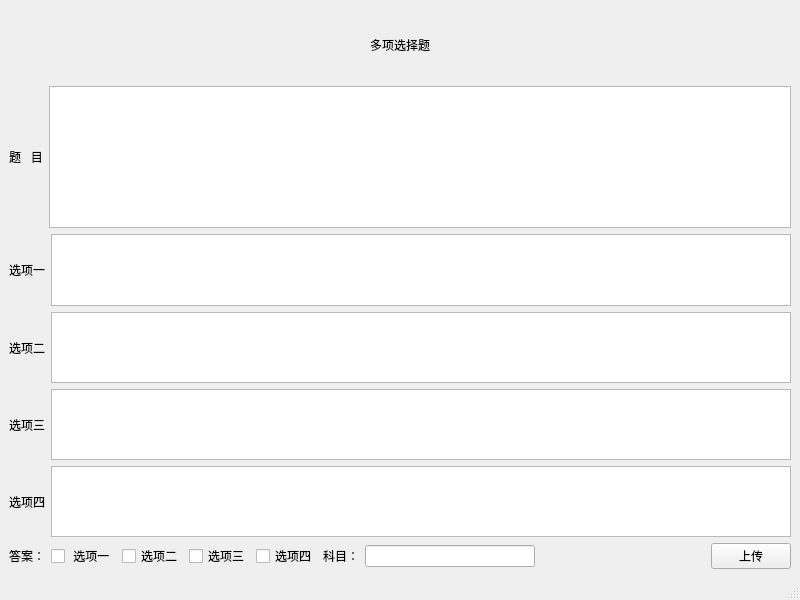
<?xml version="1.0" encoding="UTF-8"?>
<ui version="4.0">
 <class>MulSelectWindow</class>
 <widget class="QMainWindow" name="MulSelectWindow">
  <property name="geometry">
   <rect>
    <x>0</x>
    <y>0</y>
    <width>800</width>
    <height>600</height>
   </rect>
  </property>
  <property name="windowTitle">
   <string>MainWindow</string>
  </property>
  <widget class="QWidget" name="centralwidget">
   <layout class="QGridLayout" name="gridLayout">
    <item row="0" column="0">
     <layout class="QVBoxLayout" name="verticalLayout" stretch="1,2,1,1,1,1,1">
      <item>
       <widget class="QLabel" name="label_7">
        <property name="text">
         <string>多项选择题</string>
        </property>
        <property name="alignment">
         <set>Qt::AlignmentFlag::AlignCenter</set>
        </property>
       </widget>
      </item>
      <item>
       <layout class="QHBoxLayout" name="horizontalLayout_7">
        <item>
         <widget class="QLabel" name="label">
          <property name="text">
           <string>题   目</string>
          </property>
          <property name="alignment">
           <set>Qt::AlignmentFlag::AlignCenter</set>
          </property>
         </widget>
        </item>
        <item>
         <widget class="QTextEdit" name="question_textEdit"/>
        </item>
       </layout>
      </item>
      <item>
       <layout class="QHBoxLayout" name="horizontalLayout">
        <item>
         <widget class="QLabel" name="label_2">
          <property name="text">
           <string>选项一</string>
          </property>
         </widget>
        </item>
        <item>
         <widget class="QTextEdit" name="option1_textEdit"/>
        </item>
       </layout>
      </item>
      <item>
       <layout class="QHBoxLayout" name="horizontalLayout_2">
        <item>
         <widget class="QLabel" name="label_3">
          <property name="text">
           <string>选项二</string>
          </property>
         </widget>
        </item>
        <item>
         <widget class="QTextEdit" name="option2_textEdit_2"/>
        </item>
       </layout>
      </item>
      <item>
       <layout class="QHBoxLayout" name="horizontalLayout_3">
        <item>
         <widget class="QLabel" name="label_4">
          <property name="text">
           <string>选项三</string>
          </property>
         </widget>
        </item>
        <item>
         <widget class="QTextEdit" name="option3_textEdit_3"/>
        </item>
       </layout>
      </item>
      <item>
       <layout class="QHBoxLayout" name="horizontalLayout_4">
        <item>
         <widget class="QLabel" name="label_5">
          <property name="text">
           <string>选项四</string>
          </property>
         </widget>
        </item>
        <item>
         <widget class="QTextEdit" name="option4_textEdit_4"/>
        </item>
       </layout>
      </item>
      <item>
       <layout class="QHBoxLayout" name="horizontalLayout_6">
        <item>
         <layout class="QHBoxLayout" name="horizontalLayout_5">
          <item>
           <widget class="QLabel" name="label_6">
            <property name="text">
             <string>答案：</string>
            </property>
           </widget>
          </item>
          <item>
           <widget class="QCheckBox" name="option1_checkBox">
            <property name="text">
             <string> 选项一</string>
            </property>
           </widget>
          </item>
          <item>
           <widget class="QCheckBox" name="option2_checkBox_2">
            <property name="text">
             <string>选项二</string>
            </property>
           </widget>
          </item>
          <item>
           <widget class="QCheckBox" name="option3_checkBox_3">
            <property name="text">
             <string>选项三</string>
            </property>
           </widget>
          </item>
          <item>
           <widget class="QCheckBox" name="option4_checkBox_4">
            <property name="text">
             <string>选项四</string>
            </property>
           </widget>
          </item>
         </layout>
        </item>
        <item>
         <widget class="QLabel" name="label_8">
          <property name="text">
           <string>科目：</string>
          </property>
         </widget>
        </item>
        <item>
         <widget class="QLineEdit" name="subject_lineEdit"/>
        </item>
        <item>
         <spacer name="horizontalSpacer">
          <property name="orientation">
           <enum>Qt::Orientation::Horizontal</enum>
          </property>
          <property name="sizeHint" stdset="0">
           <size>
            <width>40</width>
            <height>20</height>
           </size>
          </property>
         </spacer>
        </item>
        <item>
         <widget class="QPushButton" name="upload_pushButton">
          <property name="text">
           <string>上传</string>
          </property>
         </widget>
        </item>
       </layout>
      </item>
     </layout>
    </item>
   </layout>
  </widget>
  <widget class="QMenuBar" name="menubar">
   <property name="geometry">
    <rect>
     <x>0</x>
     <y>0</y>
     <width>800</width>
     <height>28</height>
    </rect>
   </property>
  </widget>
  <widget class="QStatusBar" name="statusbar"/>
 </widget>
 <resources/>
 <connections/>
</ui>
